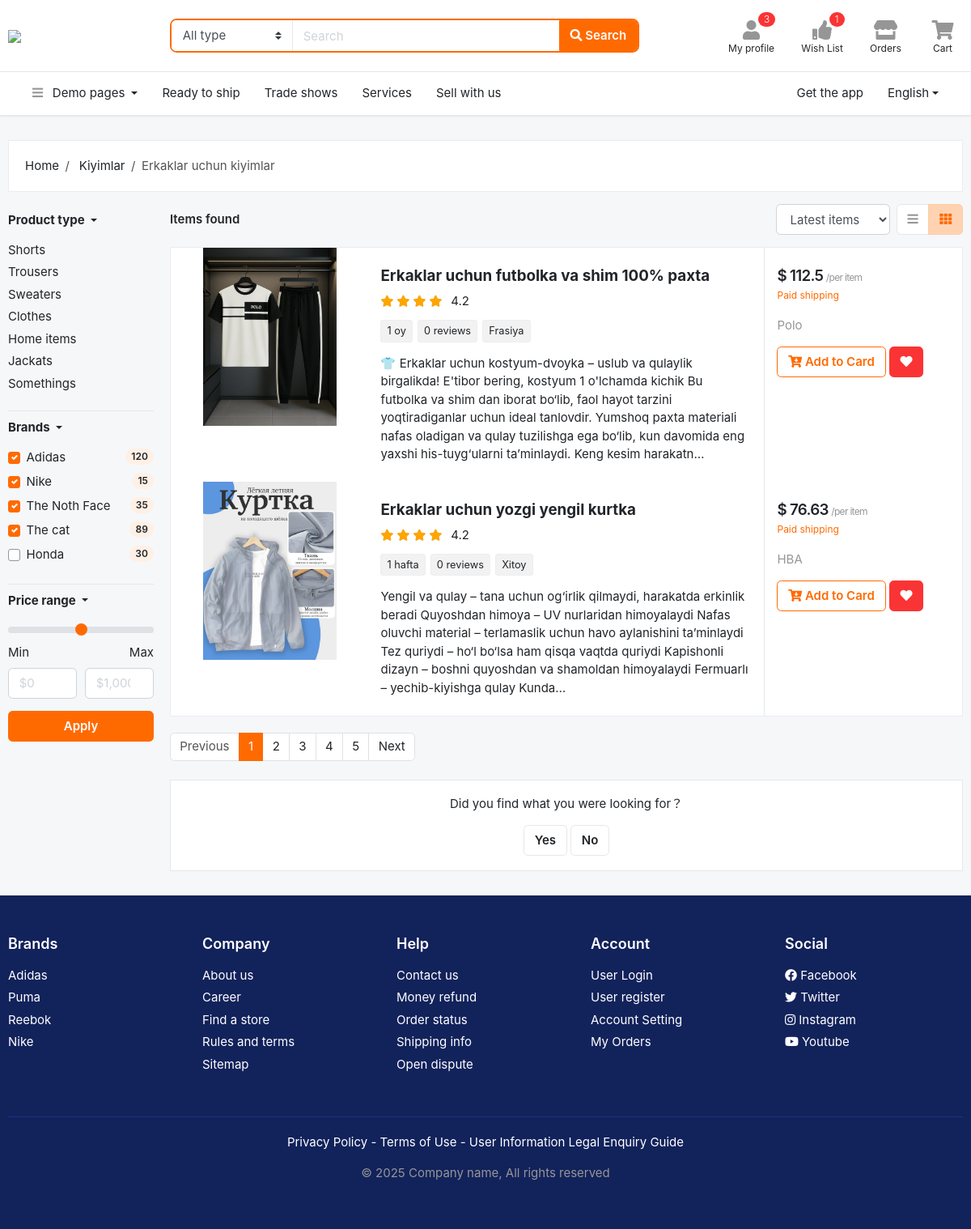
The page /kiyim/erkaklar-uchun-kiyimlar/products/?view=large (signed in) on the database as committed earlier.
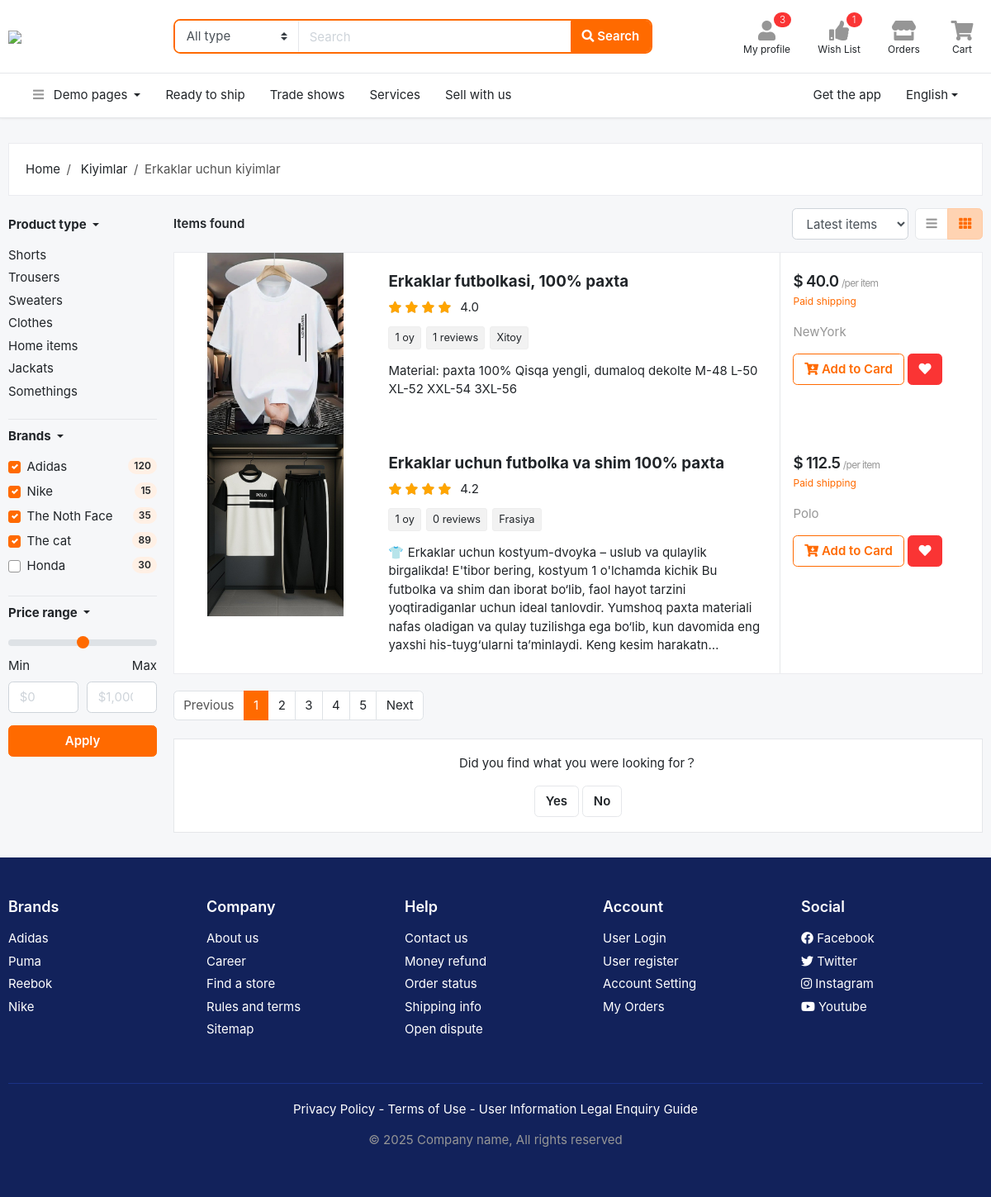
The same page on the database as committed later.
### main/models.py (models this page shows, shortened)
class Product(models.Model):
    name = models.CharField(max_length=255)
    slug = models.SlugField(max_length=255, unique=True, blank=True, null=True)
    brand = models.CharField(max_length=255, blank=True, null=True)
    price = models.FloatField(validators=[MinValueValidator(0.0)])
    description = models.TextField(blank=True, null=True)
    guarantee = models.CharField(max_length=255, blank=True, null=True)
    delevery_time = models.CharField(max_length=255, blank=True, null=True)
    country = models.CharField(max_length=255, blank=True, null=True)
    rating = models.FloatField(validators=[MinValueValidator(1.0), MaxValueValidator(5.0)], default=5.0)
    views = models.PositiveIntegerField(default=0)
    sub_category = models.ForeignKey(SubCategory, on_delete=models.CASCADE)
    created_at = models.DateTimeField(auto_now_add=True)

class Image(models.Model):
    image = models.ImageField(upload_to='images/', null=True, blank=True)
    product = models.ForeignKey(Product, on_delete=models.CASCADE)

### main/views.py (the view)
# urls.py: path('<category_slug>/<subcategory_slug>/products/', SubCategoryView.as_view(), name='sub-category'),
class SubCategoryView(LoginRequiredMixin,View):
    def get(self, request, category_slug, subcategory_slug):
        subcategory = get_object_or_404(SubCategory, slug=subcategory_slug)
        products = Product.objects.filter(sub_category=subcategory).order_by('rating')
        countries = products.values_list('country', flat=True).distinct()
        brands = products.values_list('brand', flat=True).distinct()
        view = request.GET.get('view')
        filter_countries = request.GET.getlist('country')
        filter_brands = request.GET.getlist('brand')
        max_price = request.GET.get('max_price') if request.GET.get('max_price') !="" else None
        min_price = request.GET.get('min_price') if request.GET.get('min_price') !="" else None
        if filter_countries:
          products = products.filter(country__in=filter_countries)
        if filter_brands:
            products = products.filter(brand__in=filter_brands)
        if max_price is not None:
            products = products.filter(price__lte=max_price)
        if min_price is not None:
            products = products.filter(price__gte=min_price)
        paginator = Paginator(products, 2)
        pages = range(1, paginator.num_pages + 1)
        page = request.GET.get('page', 1)
        products = paginator.get_page(page)
        context = {
            'subcategory': subcategory,
            'view': view,
            'products': products,
            'countries': countries,
            'brands': brands,
            'filter_countries': filter_countries,
            'filter_brands': filter_brands,
            'max_price': max_price,
            'min_price': min_price,
            'pages': pages,
            'page': int(page),
            'pr_page': int(page) - 1 if int(page) > 1 else 1,
            'nt_page': int(page) + 1 if int(page) < paginator.num_pages else paginator.num_pages,
        }
        if view is not None:
            if view == 'large':
                return render(request, 'sub-products-large.html', context)
        return render(request, 'sub-products-grid.html', context)

### templates/sub-products-large.html (shortened to what the changed rows need)
{% extends 'base.html' %}
{% block content %}
<section class="section-content padding-y">
    <div class="container">
        <div class="row">
            <main class="col-md-10">
                <article class="card card-product-list">
                    <div class="row no-gutters">
                        {% for product in products %}
                        <aside class="col-md-3">
                            <a href="#" class="img-wrap">
                                <img src="{{ product.image_set.first.image.url }}">
                            </a>
                        </aside>
                        <div class="col-md-6">
                            <div class="info-main">
                                <a href="{% url 'product' product.slug %}" class="h5 title"> {{ product.name }}</a>
                                <div class="rating-wrap mb-2">
                                    <ul class="rating-stars">
                                        <li style="width: {{ rating_percentage }}%; width: 100%" class="stars-active">
                                            <i class="fa fa-star"></i> <i class="fa fa-star"></i>
                                            <i class="fa fa-star"></i> <i class="fa fa-star"></i>
                                        </li>
                                        <li>
                                            <i class="fa fa-star"></i> <i class="fa fa-star"></i>
                                            <i class="fa fa-star"></i>
                                            <i class="fa fa-star"></i>
                                        </li>
                                    </ul>
                                    <div class="label-rating">{{ product.rating }}</div>
                                </div>
                                <p class="mb-3">
                                    <span class="tag"> {{ product.guarantee }} </span>
                                    <span class="tag"> {{ product.review_set.count }} reviews </span>
                                    <span class="tag"> {{ product.country }} </span>
                                </p>
                                <p> {{ product.description|truncatechars:350 }} </p>
                            </div>
                        </div>
                        <aside class="col-sm-3">
                            <div class="info-aside">
                                <div class="price-wrap">
                                    <span class="h5 price">$ {{ product.price }}</span>
                                    <small class="text-muted">/per item</small>
                                </div>
                                <small class="text-warning">Paid shipping</small>
                                <p class="text-muted mt-3">{{ product.brand }}</p>
                                <p class="mt-3">
                                    <a href="{% url 'add-to-cart' product.id %}" class="btn btn-outline-primary"> <i class="fa fa-cart-arrow-down"></i> Add to Card</a>
                                    <a href="{% url 'add-to-wishlist' product.id %}" class="btn btn-danger"><i class="fa fa-heart"></i></a>
                                </p>
                            </div>
                        </aside>
                        {% endfor %}
                    </div>
                </article>
            </main>
        </div>
    </div>
</section>
{% endblock %}

Rows that differ between the two databases and show on the page:
no longer on this page (row unchanged): Product: image_set.first.image (picture), name "Erkaklar uchun yozgi yengil kurtka", rating "4.2", guarantee "1 hafta", review_set.count "0", country "Xitoy", description "Yengil va qulay – tana uchun og‘irlik qilmaydi, harakatda erkinlik beradi Quyoshdan himoya – UV nurlaridan himoyalaydi Nafas oluvchi material – terlamaslik uchun havo aylanishini ta’minlaydi Tez quriydi – ho‘l bo‘lsa ham qisqa vaqtda quriydi Kapishonli dizayn – boshni quyoshdan va shamoldan himoyalaydi Fermuarlı – yechib-kiyishga qulay Kunda…", price "76.63", brand "HBA"
now on this page (row edited): Product: image_set.first.image (picture), name "Erkaklar futbolkasi, 100% paxta", rating "4.0", guarantee "1 oy", review_set.count "1", country "Xitoy", description "Material: paxta 100% Qisqa yengli, dumaloq dekolte M-48 L-50 XL-52 XXL-54 3XL-56", price "40.0", brand "NewYork"
